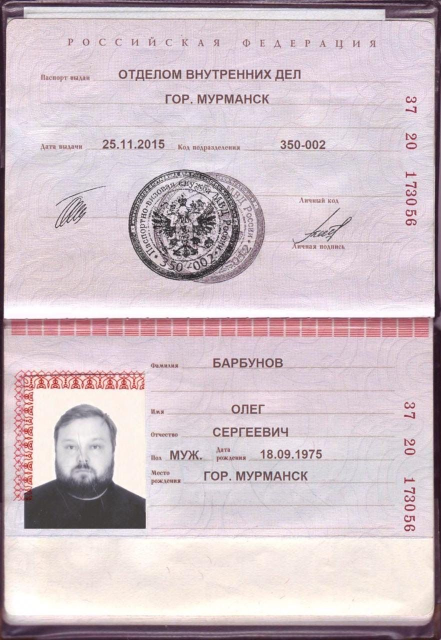
#> input picture images/test1.jpg, 882 x 1280 px (shown at 1/2 size)
$ python coordinates2photo.py
#> lines starting #> are read from the running program, lines starting #| are printed output that depends on the picture
import cv2

def resize_image(image, target_width, target_height):
    # Получаем текущие размеры изображения
    height, width = image.shape[:2]

    # Вычисляем коэффициенты масштабирования для изменения размера изображения
    width_ratio = target_width / width
    height_ratio = target_height / height

    # Выбираем минимальный коэффициент, чтобы сохранить пропорции изображения
    min_ratio = min(width_ratio, height_ratio)

    # Размеры, к которым мы будем масштабировать изображение
    resized_width = int(width * min_ratio)
    resized_height = int(height * min_ratio)

    # Масштабируем изображение
    resized_image = cv2.resize(image, (resized_width, resized_height))

    return resized_image

def main():
    # Пути к двум изображениям
    image_path1 = "images/test1.jpg"
    image_path2 = "images/iTrapm.png"

    # Целевые размеры изображений
    target_width = 800
    target_height = 600

    # Загрузка изображений
    image1 = cv2.imread(image_path1)
#> image1 is the input picture: shape (1280, 882, 3); mean B, G, R 200.3, 193.6, 208.9
    image2 = cv2.imread(image_path2)
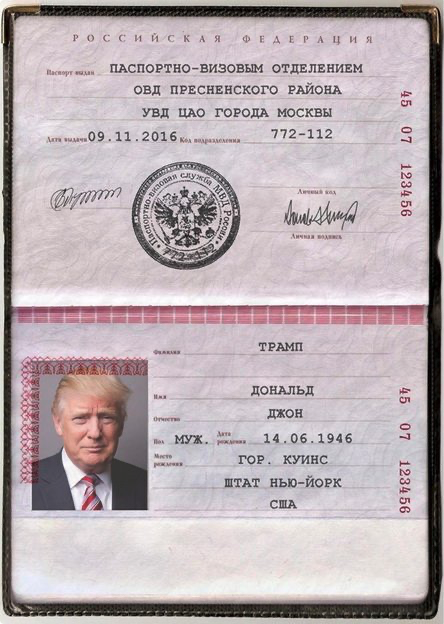
#> input picture images/iTrapm.png, 444 x 624 px
#> image2 is the input picture: shape (624, 444, 3); mean B, G, R 178.7, 174.5, 186.5

    # Масштабирование изображений
    resized_image1 = resize_image(image1, target_width, target_height)
#> in resize_image, `resized_image = cv2.resize(image, (resized_width, resized_height))`:
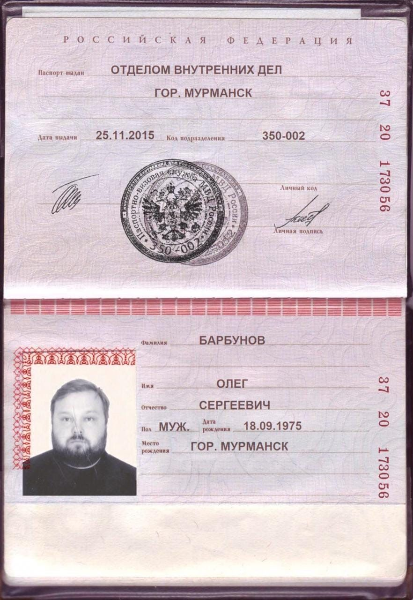
#> resized_image: shape (600, 413, 3); mean B, G, R 200.2, 193.4, 208.8
    resized_image2 = resize_image(image2, target_width, target_height)
#> call 2 of resize_image, with target_width = 800, target_height = 600
#> in resize_image (call 2), `resized_image = cv2.resize(image, (resized_width, resized_height))`:
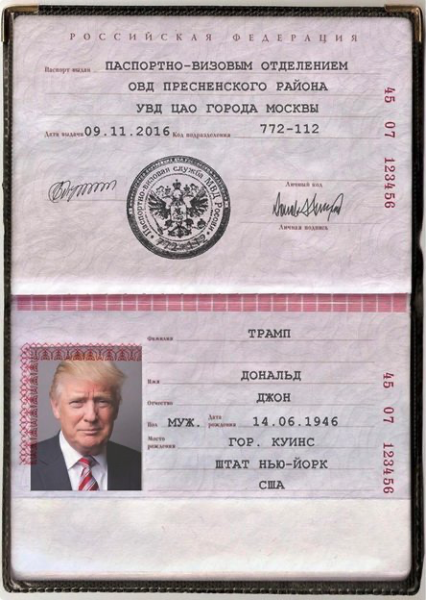
#> resized_image: shape (600, 426, 3); mean B, G, R 178.6, 174.5, 186.4

    # Отображение измененных изображений
    cv2.imshow("Resized Image 1", resized_image1)
    cv2.imshow("Resized Image 2", resized_image2)
    cv2.imwrite("ResizedImage1.png", resized_image1)
    cv2.imwrite("ResizedImage2.png", resized_image2)
    cv2.waitKey(0)
    cv2.destroyAllWindows()

if __name__ == "__main__":
    main()
